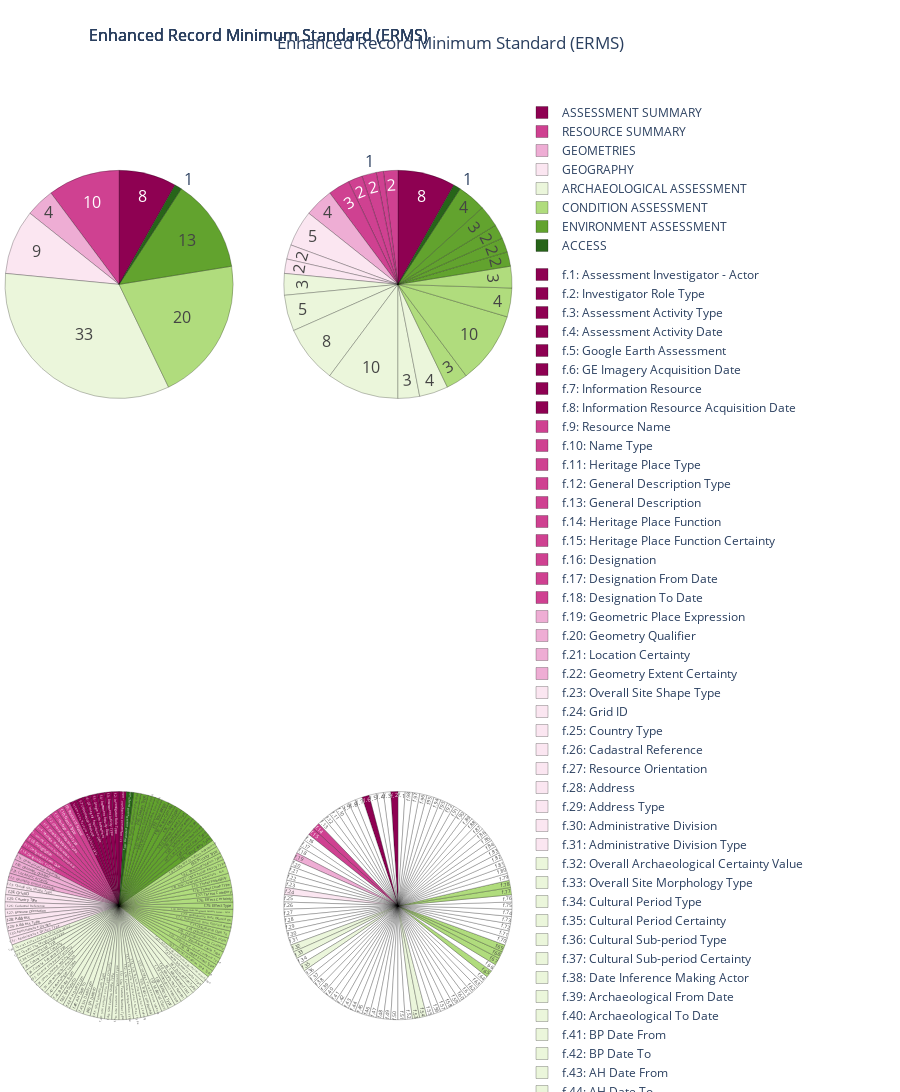

Write notebook code for a chart like this one.
### Code cell
# Create subplot grid with pie chart subplots
fig = make_subplots(rows=2, cols=2, subplot_titles=['level 1', 'level 2', 'level 3', 'ERMS'],
                    specs=[[{'type': 'pie'}, {'type': 'pie'}],
                     [{'type': 'pie'}, {'type': 'pie'}]])


# Add go.Pie figures to the subplot grid
fig.add_trace(fig_level1.data[0], row=1, col=1)
fig.add_trace(fig_level2.data[0], row=1, col=2)
fig.add_trace(fig_level3.data[0], row=2, col=1)
fig.add_trace(fig_erms.data[0], row=2, col=2)

# Update layout to adjust overall size
fig.update_layout(height=1200,  # Adjust these values
                  margin=dict(r=0, t=0, l=0, b=0),
                  title_text="Enhanced Record Minimum Standard (ERMS)",
                  title_x=0.5,
                  annotations=[
                      dict(
                          x=0.5,
                          y=1.05,
                          xref="paper",
                          yref="paper",
                          text="Enhanced Record Minimum Standard (ERMS)",
                          showarrow=False,
                          font=dict(size=16),
                      )
                  ])

# Show the subplot grid
fig.show()

### Figure 1 — Plotly figure (JSON) as saved in the notebook; plotly's stock layout.template omitted (floating-point values rounded to 4 significant figures)
{"data": [{"customdata": ["ASSESSMENT SUMMARY", "RESOURCE SUMMARY", "GEOMETRIES", "GEOGRAPHY", "ARCHAEOLOGICAL ASSESSMENT", "CONDITION ASSESSMENT", "ENVIRONMENT ASSESSMENT", "ACCESS"], "hovertemplate": "%{customdata}", "labels": ["ASSESSMENT SUMMARY", "RESOURCE SUMMARY", "GEOMETRIES", "GEOGRAPHY", "ARCHAEOLOGICAL ASSESSMENT", "CONDITION ASSESSMENT", "ENVIRONMENT ASSESSMENT", "ACCESS"], "legendgroup": "1", "marker": {"colors": ["#8e0152", "#cf4191", "#eeadd4", "#fbe6f1", "#ebf6db", "#b0dc7d", "#62a32e", "#276419"], "line": {"color": "#000000", "width": 0.25}}, "sort": false, "textfont": {"size": 16}, "textinfo": "value", "values": [8, 10, 4, 9, 33, 20, 13, 1], "type": "pie", "domain": {"x": [0, 0.45], "y": [0.625, 1]}}, {"customdata": ["ASSESSMENT ACTIVITY", "RESOURCE NAME", "RESOURCE SUMMARY", "RESOURCE DESCRIPTION", "HERITAGE RESOURCE CLASSIFICATION", "DESIGNATION", "GEOMETRIES", "GEOGRAPHY", "ADDRESS", "ADMINISTRATIVE SUBDIVISION", "ARCHAEOLOGICAL ASSESSMENT", "PERIODIZATION", "ABSOLUTE CHRONOLOGY", "SITE FEATURES and INTERPRETATIONS", "MATERIAL", "Measurements", "CONDITION ASSESSMENT", "DISTURBANCES", "THREATS", "RECOMMENDATION PLAN", "ENVIRONMENT ASSESSMENT", "LAND COVER", "SURFICIAL GEOLOGY", "MARINE ENVIRONMENT", "DEPTH or ELEVATION", "ACCESS"], "hovertemplate": "%{customdata}", "labels": ["ASSESSMENT ACTIVITY", "RESOURCE NAME", "RESOURCE SUMMARY", "RESOURCE DESCRIPTION", "HERITAGE RESOURCE CLASSIFICATION", "DESIGNATION", "GEOMETRIES", "GEOGRAPHY", "ADDRESS", "ADMINISTRATIVE SUBDIVISION", "ARCHAEOLOGICAL ASSESSMENT", "PERIODIZATION", "ABSOLUTE CHRONOLOGY", "SITE FEATURES and INTERPRETATIONS", "MATERIAL", "Measurements", "CONDITION ASSESSMENT", "DISTURBANCES", "THREATS", "RECOMMENDATION PLAN", "ENVIRONMENT ASSESSMENT", "LAND COVER", "SURFICIAL GEOLOGY", "MARINE ENVIRONMENT", "DEPTH or ELEVATION", "ACCESS"], "marker": {"colors": ["#8e0152", "#cf4191", "#cf4191", "#cf4191", "#cf4191", "#cf4191", "#eeadd4", "#fbe6f1", "#fbe6f1", "#fbe6f1", "#ebf6db", "#ebf6db", "#ebf6db", "#ebf6db", "#ebf6db", "#ebf6db", "#b0dc7d", "#b0dc7d", "#b0dc7d", "#b0dc7d", "#62a32e", "#62a32e", "#62a32e", "#62a32e", "#62a32e", "#276419"], "line": {"color": "#000000", "width": 0.25}}, "showlegend": false, "sort": false, "textfont": {"size": 16}, "textinfo": "value", "values": [8, 2, 1, 2, 2, 3, 4, 5, 2, 2, 3, 5, 8, 10, 3, 4, 3, 10, 4, 3, 2, 2, 2, 3, 4, 1], "type": "pie", "domain": {"x": [0.55, 1], "y": [0.625, 1]}}, {"hoverinfo": "label", "labels": ["f.1: Assessment Investigator - Actor", "f.2: Investigator Role Type", "f.3: Assessment Activity Type", "f.4: Assessment Activity Date", "f.5: Google Earth Assessment", "f.6: GE Imagery Acquisition Date", "f.7: Information Resource", "f.8: Information Resource Acquisition Date", "f.9: Resource Name", "f.10: Name Type", "f.11: Heritage Place Type", "f.12: General Description Type", "f.13: General Description", "f.14: Heritage Place Function", "f.15: Heritage Place Function Certainty ", "f.16: Designation", "f.17: Designation From Date", "f.18: Designation To Date", "f.19: Geometric Place Expression", "f.20: Geometry Qualifier", "f.21: Location Certainty", "f.22: Geometry Extent Certainty", "f.23: Overall Site Shape Type", "f.24: Grid ID", "f.25: Country Type", "f.26: Cadastral Reference", "f.27: Resource Orientation", "f.28: Address", "f.29: Address Type", "f.30: Administrative Division ", "f.31: Administrative Division Type", "f.32: Overall Archaeological Certainty Value ", "f.33: Overall Site Morphology Type", "f.34: Cultural Period Type", "f.35: Cultural Period Certainty", "f.36: Cultural Sub-period Type", "f.37: Cultural Sub-period Certainty", "f.38: Date Inference Making Actor", "f.39: Archaeological From Date", "f.40: Archaeological To Date", "f.41: BP Date From", "f.42: BP Date To", "f.43: AH Date From", "f.44: AH Date To", "f.45: SH Date From", "f.46: SH Date to", "f.47: Site Feature Form Type", "f.48: Site Feature Form Type Certainty", "f.49: Site Feature Shape Type", "f.50: Site Feature Arrangement Type", "f.51: Site Feature Number Type", "f.52: Site Feature Interpretation Type", "f.53: Site Feature Interpretation Number Type", "f.54: Site Feature Interpretation Certainty", "f.55: Built Component", "f.56: Heritage Place Resource Instance", "f.57: Material Class", "f.58: Material Type", "f.59: Construction Technique", "f.60: Measurement Number", "f.61: Measurement Unit", "f.62: Dimension Type", "f.63: Measurement Source Type ", "f.64: Related Geoarchaeology/Palaeolandscape", "f.65: Overall Condition State Type", "f.66: Damage Extent Type", "f.67: Disturbance Cause Category Type", "f.68: Disturbance Cause Type ", "f.69: Disturbance Cause Certainty ", "f.70: Disturbance Date From", "f.71: Disturbance Date To ", "f.72: Disturbance Date Occurred Before", "f.73: Disturbance Date Occurred On ", "f.74: Disturbance Cause Assignment Assessor Name - Actor", "f.75: Effect Type", "f.76: Effect Certainty", "f.77: Threat Category", "f.78: Threat Cause Type", "f.79: Threat Probability ", "f.80: Threat Inference Making Assessor Name - Actor", "f.81: Intervention Activity Type", "f.82: Recommendation Type", "f.83: Priority Type", "f.84: Detailed Condition Assessments", "f.85: Topography Type", "f.86: Land Cover Type", "f.87: Land Cover Assessment Date", "f.88: Surficial Geology Type", "f.89: Depositional Process", "f.90: Bedrock Geology Type", "f.91: Fetch Type", "f.92: Wave Climate", "f.93: Tidal Range", "f.94: Minimum Depth/Max Elevation", "f.95: Maximum Depth/Min Elevation", "f.96: Datum Type", "f.97: Datum Description/EPSG code", "f.98: Restricted Access Record Designation"], "legendgroup": "3", "marker": {"colors": ["#8e0152", "#8e0152", "#8e0152", "#8e0152", "#8e0152", "#8e0152", "#8e0152", "#8e0152", "#cf4191", "#cf4191", "#cf4191", "#cf4191", "#cf4191", "#cf4191", "#cf4191", "#cf4191", "#cf4191", "#cf4191", "#eeadd4", "#eeadd4", "#eeadd4", "#eeadd4", "#fbe6f1", "#fbe6f1", "#fbe6f1", "#fbe6f1", "#fbe6f1", "#fbe6f1", "#fbe6f1", "#fbe6f1", "#fbe6f1", "#ebf6db", "#ebf6db", "#ebf6db", "#ebf6db", "#ebf6db", "#ebf6db", "#ebf6db", "#ebf6db", "#ebf6db", "#ebf6db", "#ebf6db", "#ebf6db", "#ebf6db", "#ebf6db", "#ebf6db", "#ebf6db", "#ebf6db", "#ebf6db", "#ebf6db", "#ebf6db", "#ebf6db", "#ebf6db", "#ebf6db", "#ebf6db", "#ebf6db", "#ebf6db", "#ebf6db", "#ebf6db", "#ebf6db", "#ebf6db", "#ebf6db", "#ebf6db", "#ebf6db", "#b0dc7d", "#b0dc7d", "#b0dc7d", "#b0dc7d", "#b0dc7d", "#b0dc7d", "#b0dc7d", "#b0dc7d", "#b0dc7d", "#b0dc7d", "#b0dc7d", "#b0dc7d", "#b0dc7d", "#b0dc7d", "#b0dc7d", "#b0dc7d", "#b0dc7d", "#b0dc7d", "#b0dc7d", "#b0dc7d", "#62a32e", "#62a32e", "#62a32e", "#62a32e", "#62a32e", "#62a32e", "#62a32e", "#62a32e", "#62a32e", "#62a32e", "#62a32e", "#62a32e", "#62a32e", "#276419"], "line": {"color": "#000000", "width": 0.25}}, "sort": false, "textfont": {"size": 7}, "textinfo": "label", "textposition": "inside", "values": [1, 1, 1, 1, 1, 1, 1, 1, 1, 1, 1, 1, 1, 1, 1, 1, 1, 1, 1, 1, 1, 1, 1, 1, 1, 1, 1, 1, 1, 1, 1, 1, 1, 1, 1, 1, 1, 1, 1, 1, 1, 1, 1, 1, 1, 1, 1, 1, 1, 1, 1, 1, 1, 1, 1, 1, 1, 1, 1, 1, 1, 1, 1, 1, 1, 1, 1, 1, 1, 1, 1, 1, 1, 1, 1, 1, 1, 1, 1, 1, 1, 1, 1, 1, 1, 1, 1, 1, 1, 1, 1, 1, 1, 1, 1, 1, 1, 1], "type": "pie", "domain": {"x": [0, 0.45], "y": [0, 0.375]}}, {"customdata": ["f.1: Assessment Investigator - Actor", "f.2: Investigator Role Type", "f.3: Assessment Activity Type", "f.4: Assessment Activity Date", "f.5: Google Earth Assessment", "f.6: GE Imagery Acquisition Date", "f.7: Information Resource", "f.8: Information Resource Acquisition Date", "f.9: Resource Name", "f.10: Name Type", "f.11: Heritage Place Type", "f.12: General Description Type", "f.13: General Description", "f.14: Heritage Place Function", "f.15: Heritage Place Function Certainty ", "f.16: Designation", "f.17: Designation From Date", "f.18: Designation To Date", "f.19: Geometric Place Expression", "f.20: Geometry Qualifier", "f.21: Location Certainty", "f.22: Geometry Extent Certainty", "f.23: Overall Site Shape Type", "f.24: Grid ID", "f.25: Country Type", "f.26: Cadastral Reference", "f.27: Resource Orientation", "f.28: Address", "f.29: Address Type", "f.30: Administrative Division ", "f.31: Administrative Division Type", "f.32: Overall Archaeological Certainty Value ", "f.33: Overall Site Morphology Type", "f.34: Cultural Period Type", "f.35: Cultural Period Certainty", "f.36: Cultural Sub-period Type", "f.37: Cultural Sub-period Certainty", "f.38: Date Inference Making Actor", "f.39: Archaeological From Date", "f.40: Archaeological To Date", "f.41: BP Date From", "f.42: BP Date To", "f.43: AH Date From", "f.44: AH Date To", "f.45: SH Date From", "f.46: SH Date to", "f.47: Site Feature Form Type", "f.48: Site Feature Form Type Certainty", "f.49: Site Feature Shape Type", "f.50: Site Feature Arrangement Type", "f.51: Site Feature Number Type", "f.52: Site Feature Interpretation Type", "f.53: Site Feature Interpretation Number Type", "f.54: Site Feature Interpretation Certainty", "f.55: Built Component", "f.56: Heritage Place Resource Instance", "f.57: Material Class", "f.58: Material Type", "f.59: Construction Technique", "f.60: Measurement Number", "f.61: Measurement Unit", "f.62: Dimension Type", "f.63: Measurement Source Type ", "f.64: Related Geoarchaeology/Palaeolandscape", "f.65: Overall Condition State Type", "f.66: Damage Extent Type", "f.67: Disturbance Cause Category Type", "f.68: Disturbance Cause Type ", "f.69: Disturbance Cause Certainty ", "f.70: Disturbance Date From", "f.71: Disturbance Date To ", "f.72: Disturbance Date Occurred Before", "f.73: Disturbance Date Occurred On ", "f.74: Disturbance Cause Assignment Assessor Name - Actor", "f.75: Effect Type", "f.76: Effect Certainty", "f.77: Threat Category", "f.78: Threat Cause Type", "f.79: Threat Probability ", "f.80: Threat Inference Making Assessor Name - Actor", "f.81: Intervention Activity Type", "f.82: Recommendation Type", "f.83: Priority Type", "f.84: Detailed Condition Assessments", "f.85: Topography Type", "f.86: Land Cover Type", "f.87: Land Cover Assessment Date", "f.88: Surficial Geology Type", "f.89: Depositional Process", "f.90: Bedrock Geology Type", "f.91: Fetch Type", "f.92: Wave Climate", "f.93: Tidal Range", "f.94: Minimum Depth/Max Elevation", "f.95: Maximum Depth/Min Elevation", "f.96: Datum Type", "f.97: Datum Description/EPSG code", "f.98: Restricted Access Record Designation"], "domain": {"x": [0.55, 1], "y": [0, 0.375]}, "hoverinfo": "label+percent", "hovertemplate": "%{customdata}", "labels": ["f.1", "f.2", "f.3", "f.4", "f.5", "f.6", "f.7", "f.8", "f.9", "f.10", "f.11", "f.12", "f.13", "f.14", "f.15", "f.16", "f.17", "f.18", "f.19", "f.20", "f.21", "f.22", "f.23", "f.24", "f.25", "f.26", "f.27", "f.28", "f.29", "f.30", "f.31", "f.32", "f.33", "f.34", "f.35", "f.36", "f.37", "f.38", "f.39", "f.40", "f.41", "f.42", "f.43", "f.44", "f.45", "f.46", "f.47", "f.48", "f.49", "f.50", "f.51", "f.52", "f.53", "f.54", "f.55", "f.56", "f.57", "f.58", "f.59", "f.60", "f.61", "f.62", "f.63", "f.64", "f.65", "f.66", "f.67", "f.68", "f.69", "f.70", "f.71", "f.72", "f.73", "f.74", "f.75", "f.76", "f.77", "f.78", "f.79", "f.80", "f.81", "f.82", "f.83", "f.84", "f.85", "f.86", "f.87", "f.88", "f.89", "f.90", "f.91", "f.92", "f.93", "f.94", "f.95", "f.96", "f.97", "f.98"], "marker": {"colors": ["#ffffff", "#8e0152", "#ffffff", "#ffffff", "#ffffff", "#8e0152", "#ffffff", "#ffffff", "#ffffff", "#ffffff", "#ffffff", "#ffffff", "#ffffff", "#cf4191", "#cf4191", "#ffffff", "#ffffff", "#ffffff", "#eeadd4", "#ffffff", "#ffffff", "#ffffff", "#ffffff", "#fbe6f1", "#ffffff", "#ffffff", "#ffffff", "#ffffff", "#ffffff", "#ffffff", "#ffffff", "#ebf6db", "#ebf6db", "#ffffff", "#ebf6db", "#ffffff", "#ffffff", "#ffffff", "#ffffff", "#ffffff", "#ffffff", "#ffffff", "#ffffff", "#ffffff", "#ffffff", "#ffffff", "#ffffff", "#ffffff", "#ffffff", "#ffffff", "#ffffff", "#ffffff", "#ebf6db", "#ebf6db", "#ffffff", "#ffffff", "#ffffff", "#ffffff", "#ffffff", "#ffffff", "#ffffff", "#ffffff", "#ffffff", "#ffffff", "#b0dc7d", "#ffffff", "#b0dc7d", "#b0dc7d", "#b0dc7d", "#ffffff", "#ffffff", "#ffffff", "#ffffff", "#ffffff", "#ffffff", "#ffffff", "#b0dc7d", "#b0dc7d", "#ffffff", "#ffffff", "#ffffff", "#ffffff", "#ffffff", "#ffffff", "#ffffff", "#ffffff", "#ffffff", "#ffffff", "#ffffff", "#ffffff", "#ffffff", "#ffffff", "#ffffff", "#ffffff", "#ffffff", "#ffffff", "#ffffff", "#ffffff"], "line": {"color": "#000000", "width": 0.25}}, "showlegend": false, "sort": false, "textfont": {"size": 7}, "textinfo": "label", "textposition": "inside", "values": [1, 1, 1, 1, 1, 1, 1, 1, 1, 1, 1, 1, 1, 1, 1, 1, 1, 1, 1, 1, 1, 1, 1, 1, 1, 1, 1, 1, 1, 1, 1, 1, 1, 1, 1, 1, 1, 1, 1, 1, 1, 1, 1, 1, 1, 1, 1, 1, 1, 1, 1, 1, 1, 1, 1, 1, 1, 1, 1, 1, 1, 1, 1, 1, 1, 1, 1, 1, 1, 1, 1, 1, 1, 1, 1, 1, 1, 1, 1, 1, 1, 1, 1, 1, 1, 1, 1, 1, 1, 1, 1, 1, 1, 1, 1, 1, 1, 1], "type": "pie"}], "layout": {"annotations": [{"font": {"size": 16}, "showarrow": false, "text": "Enhanced Record Minimum Standard (ERMS)", "x": 0.5, "xanchor": "center", "xref": "paper", "y": 1.05, "yanchor": "bottom", "yref": "paper"}, {"font": {"size": 16}, "showarrow": false, "text": "Enhanced Record Minimum Standard (ERMS)", "x": 0.5, "xanchor": "center", "xref": "paper", "y": 1.05, "yanchor": "bottom", "yref": "paper"}, {"font": {"size": 16}, "showarrow": false, "text": "Enhanced Record Minimum Standard (ERMS)", "x": 0.5, "xanchor": "center", "xref": "paper", "y": 1.05, "yanchor": "bottom", "yref": "paper"}, {"font": {"size": 16}, "showarrow": false, "text": "Enhanced Record Minimum Standard (ERMS)", "x": 0.5, "xanchor": "center", "xref": "paper", "y": 1.05, "yanchor": "bottom", "yref": "paper"}], "margin": {"r": 0, "t": 0, "l": 0, "b": 0}, "title": {"text": "Enhanced Record Minimum Standard (ERMS)", "x": 0.5}, "height": 1200}}
